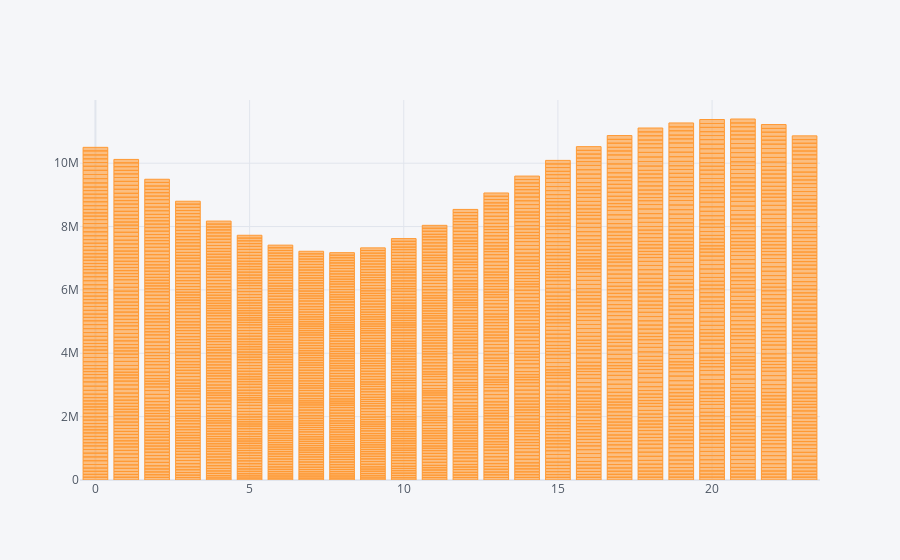

Notebook cell for this chart:
### Code cell
#Display of data use by hour
dfrto.iplot(kind='bar',x='hour',y='mw')

### Figure 1 — Plotly figure (JSON) as saved in the notebook; plotly's stock layout.template omitted (floating-point values rounded to 4 significant figures; data arrays with more than 128 entries replaced by an {"elided": "..."} marker saying what was removed)
{"data": [{"marker": {"color": "rgba(255, 153, 51, 0.6)", "line": {"color": "rgba(255, 153, 51, 1.0)", "width": 1}}, "name": "mw", "orientation": "v", "text": "", "type": "bar", "x": {"elided": "2232 int values"}, "y": {"elided": "2232 float values"}}], "layout": {"legend": {"bgcolor": "#F5F6F9", "font": {"color": "#4D5663"}}, "paper_bgcolor": "#F5F6F9", "plot_bgcolor": "#F5F6F9", "title": {"font": {"color": "#4D5663"}}, "xaxis": {"gridcolor": "#E1E5ED", "showgrid": true, "tickfont": {"color": "#4D5663"}, "title": {"font": {"color": "#4D5663"}, "text": ""}, "zerolinecolor": "#E1E5ED"}, "yaxis": {"gridcolor": "#E1E5ED", "showgrid": true, "tickfont": {"color": "#4D5663"}, "title": {"font": {"color": "#4D5663"}, "text": ""}, "zerolinecolor": "#E1E5ED"}}}
